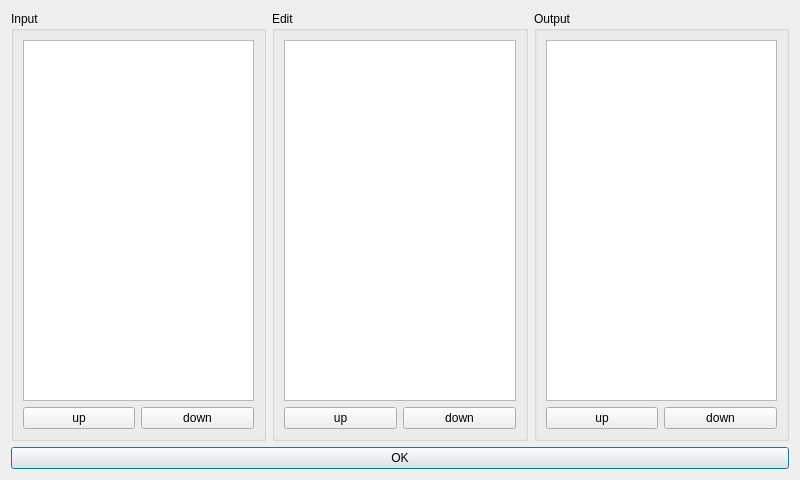
<?xml version="1.0" encoding="UTF-8"?>
<ui version="4.0">
 <class>PluginsConfigDialog</class>
 <widget class="QDialog" name="PluginsConfigDialog">
  <property name="geometry">
   <rect>
    <x>0</x>
    <y>0</y>
    <width>800</width>
    <height>480</height>
   </rect>
  </property>
  <property name="windowTitle">
   <string>Plugins</string>
  </property>
  <property name="windowIcon">
   <iconset resource="../lenna.qrc">
    <normaloff>:/lenna/plugins</normaloff>:/lenna/plugins</iconset>
  </property>
  <layout class="QGridLayout" name="gridLayout">
   <item row="1" column="1" colspan="3">
    <widget class="QPushButton" name="pushButton">
     <property name="text">
      <string>OK</string>
     </property>
    </widget>
   </item>
   <item row="0" column="1">
    <widget class="QGroupBox" name="inputGroupBox">
     <property name="title">
      <string>Input</string>
     </property>
     <layout class="QGridLayout" name="gridLayout_2">
      <item row="1" column="0">
       <widget class="QPushButton" name="inputUpButton">
        <property name="text">
         <string>up</string>
        </property>
       </widget>
      </item>
      <item row="1" column="1">
       <widget class="QPushButton" name="inputDownButton">
        <property name="text">
         <string>down</string>
        </property>
       </widget>
      </item>
      <item row="0" column="0" colspan="2">
       <widget class="QListWidget" name="inputPluginsListWidget">
        <property name="dragEnabled">
         <bool>true</bool>
        </property>
        <property name="dragDropMode">
         <enum>QAbstractItemView::InternalMove</enum>
        </property>
        <property name="selectionRectVisible">
         <bool>true</bool>
        </property>
       </widget>
      </item>
     </layout>
    </widget>
   </item>
   <item row="0" column="2">
    <widget class="QGroupBox" name="groupBox">
     <property name="title">
      <string>Edit</string>
     </property>
     <layout class="QGridLayout" name="gridLayout_3">
      <item row="1" column="0">
       <widget class="QPushButton" name="editUpButton">
        <property name="text">
         <string>up</string>
        </property>
       </widget>
      </item>
      <item row="1" column="1">
       <widget class="QPushButton" name="editDownButton">
        <property name="text">
         <string>down</string>
        </property>
       </widget>
      </item>
      <item row="0" column="0" colspan="2">
       <widget class="QListWidget" name="editPluginsListWidget">
        <property name="dragEnabled">
         <bool>true</bool>
        </property>
        <property name="dragDropMode">
         <enum>QAbstractItemView::InternalMove</enum>
        </property>
        <property name="selectionRectVisible">
         <bool>true</bool>
        </property>
       </widget>
      </item>
     </layout>
    </widget>
   </item>
   <item row="0" column="3">
    <widget class="QGroupBox" name="outputGroupBox">
     <property name="title">
      <string>Output</string>
     </property>
     <layout class="QGridLayout" name="gridLayout_4">
      <item row="1" column="0">
       <widget class="QPushButton" name="outputUpButton">
        <property name="text">
         <string>up</string>
        </property>
       </widget>
      </item>
      <item row="1" column="1">
       <widget class="QPushButton" name="outputDownButton">
        <property name="text">
         <string>down</string>
        </property>
       </widget>
      </item>
      <item row="0" column="0" colspan="2">
       <widget class="QListWidget" name="outputPluginsListWidget">
        <property name="dragEnabled">
         <bool>true</bool>
        </property>
        <property name="dragDropMode">
         <enum>QAbstractItemView::InternalMove</enum>
        </property>
        <property name="selectionRectVisible">
         <bool>true</bool>
        </property>
       </widget>
      </item>
     </layout>
    </widget>
   </item>
  </layout>
 </widget>
 <resources>
  <include location="../lenna.qrc"/>
 </resources>
 <connections/>
</ui>
